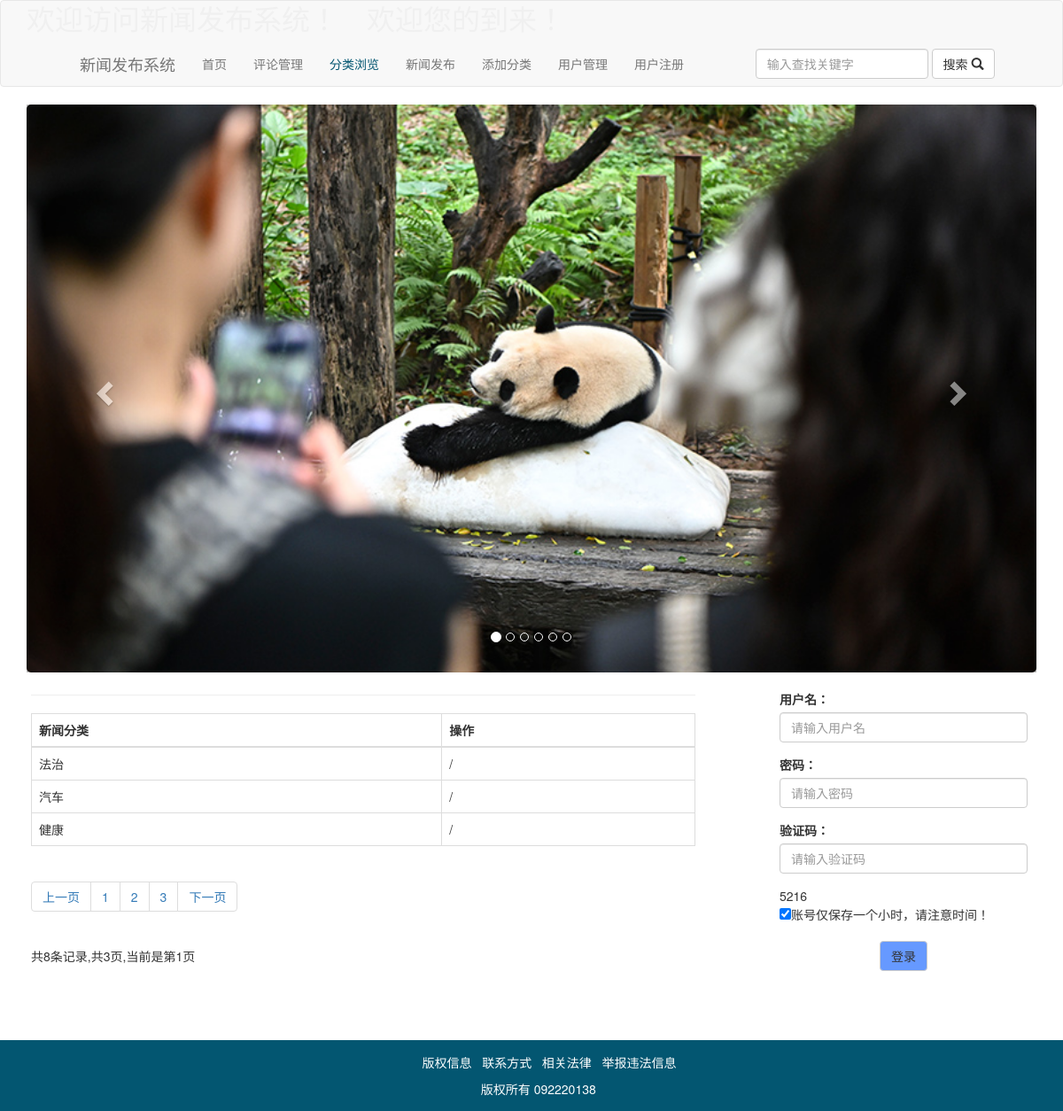
Screenshot of /index.php?url=category_list.php with the database file from the repository.
### tables this page shows
CREATE TABLE `category`  (
  `category_id` int(11) NOT NULL AUTO_INCREMENT,
  `name` char(20) NOT NULL,
  PRIMARY KEY (`category_id`) USING BTREE
);

### functions/is_login.php (called while the page is built, shortened)
<?php
function is_admin(){
	if(isset($_SESSION['name'])){
		if($_SESSION['name']=="admin"){
			return TRUE;
		}else{
			return FALSE;
		}
	}else{
		return FALSE;
	}
}
?>

### category_list.php (the view, shortened to what this page needs)
<?php
include_once("functions/page.php");
include_once("functions/is_login.php");
$database_connection = new DatabaseConnection();
$connection = $database_connection->getConnection();
$page_size = 3;
if (isset($_GET["page_current"])) {
	$page_current = $_GET["page_current"];
} else {
	$page_current = 1;
}
$start = ($page_current - 1) * $page_size;
$search_sql = "SELECT * FROM category ORDER BY category_id DESC LIMIT $start, $page_size";
$result_set = mysqli_query($connection, $search_sql);
?>
<table class="table table-bordered">
	<thead>
		<tr>
			<th>新闻分类</th>
			<th>操作</th>
		</tr>
	</thead>
	<tbody>
		<?php
		$html = '';
		while ($row = mysqli_fetch_array($result_set)) {
			$html .= '<tr> <td>' . $row['name'] . '</td>';
			if (is_admin()) {
				$html .= '<td> <a href="index.php?url=category_delete.php&category_id=' . $row['category_id'] . '" onclick="return confirm(\'确定删除吗?\');">删除</a> </td>';
			} else {
				$html .= '<td>/</td>';
			}
			$html .= '</tr>';
		}
		echo $html;
		?>
	</tbody>
</table>

### rows the page displays
category: name "法治"
category: name "汽车"
category: name "健康"

### other values shown
$checknum "5216"
$j "1"
$j "2"
$j "3"
$total_records "8"
$total_pages "3"
$page_current "1"
